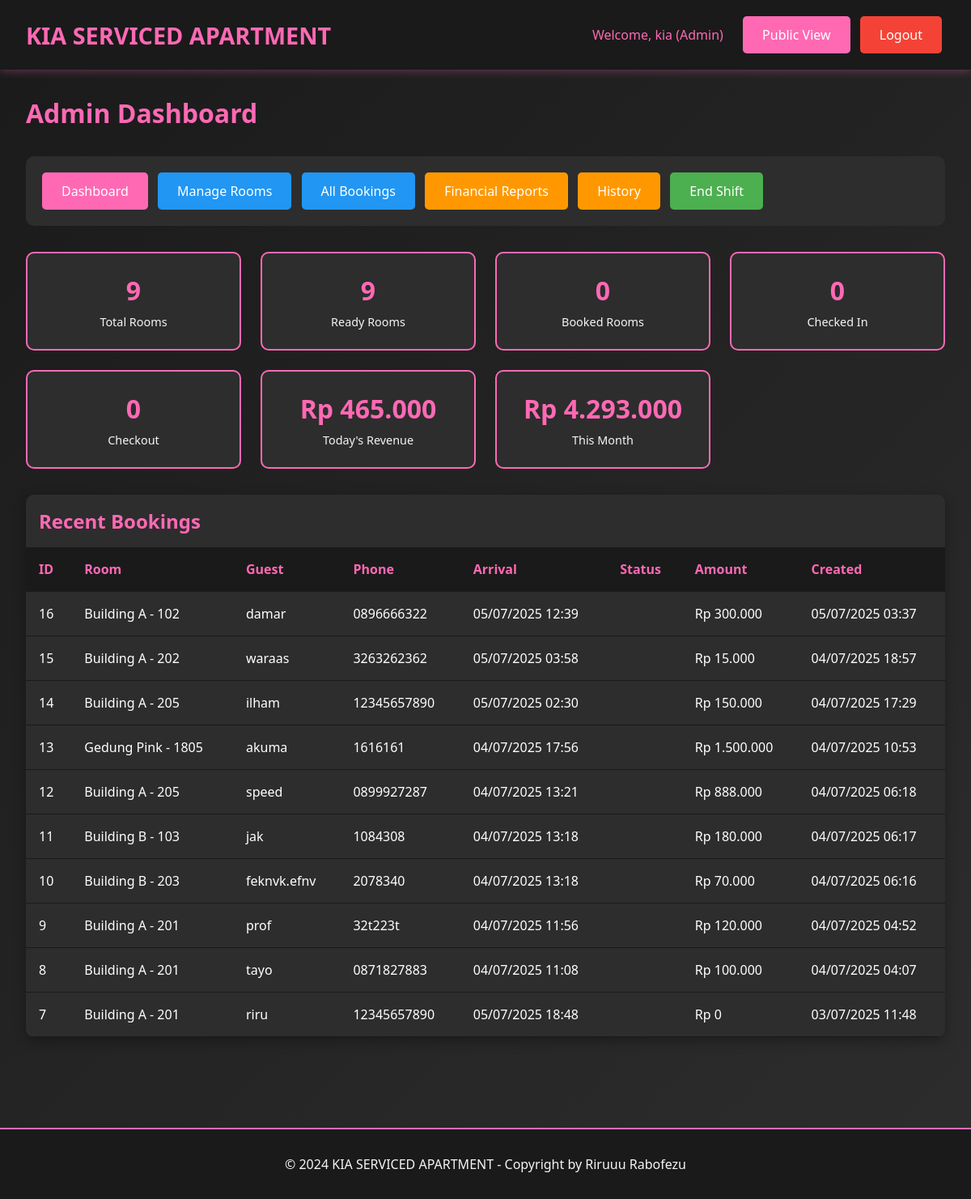
Page /admin/dashboard.php (signed in) on the earlier database version.
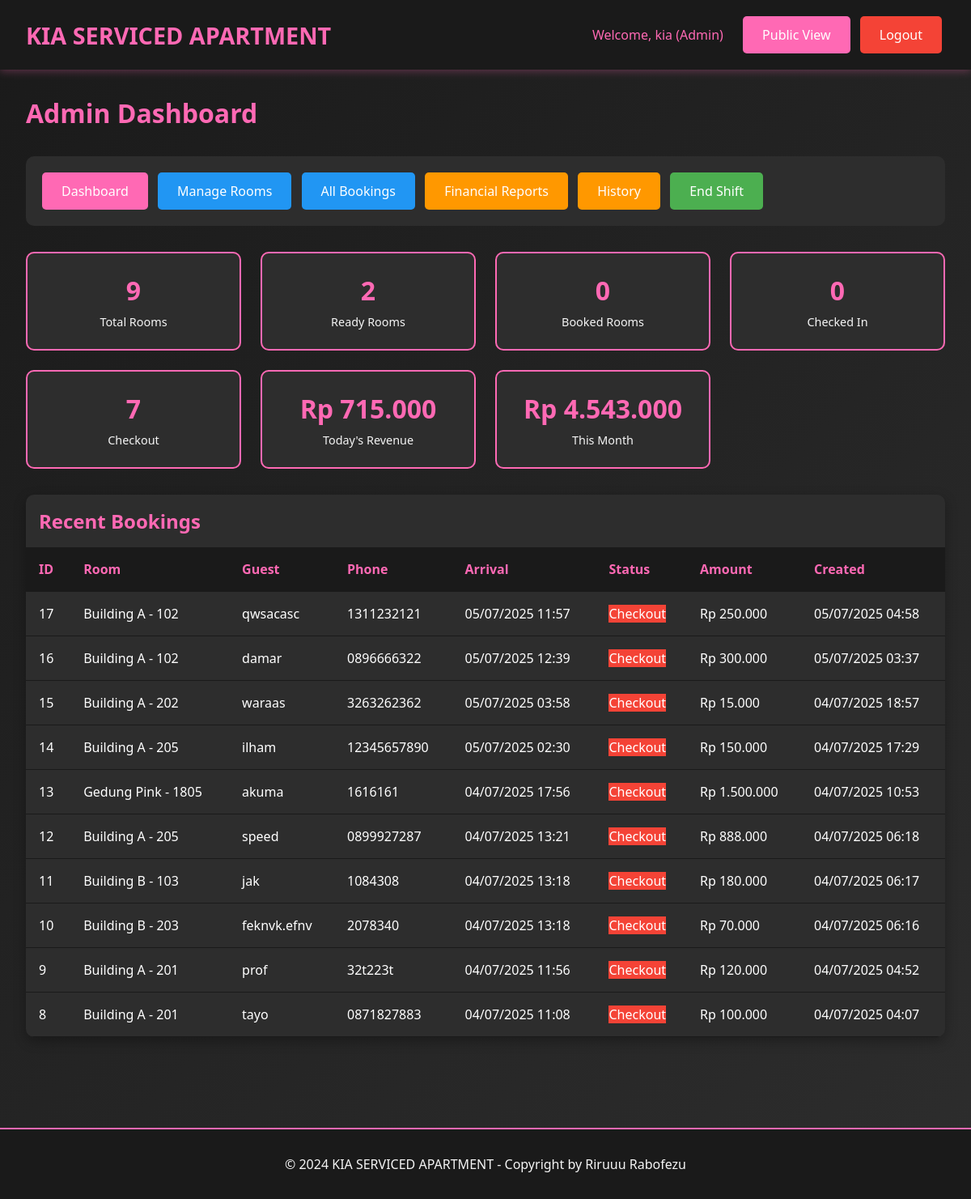
Same page on the later database version.
### tables this page shows
CREATE TABLE `bookings` (
  `id` int(11) NOT NULL,
  `room_id` int(11) NOT NULL,
  `guest_name` varchar(100) NOT NULL,
  `arrival_time` datetime NOT NULL,
  `phone_number` varchar(20) NOT NULL,
  `duration_type` enum('transit','fullday') NOT NULL,
  `duration_hours` int(11) NOT NULL,
  `price_amount` decimal(10,2) NOT NULL,
  `payment_method` varchar(50) NOT NULL,
  `deposit_type` enum('cash','id_card','no_deposit') NOT NULL,
  `deposit_amount` decimal(10,2) DEFAULT 0.00,
  `notes` text DEFAULT NULL,
  `status` enum('booked','checkin','checkout','cancelled','no_show') DEFAULT 'booked',
  `checkin_time` datetime DEFAULT NULL,
  `checkout_time` datetime DEFAULT NULL,
  `extra_time_hours` int(11) DEFAULT 0,
  `extra_time_amount` decimal(10,2) DEFAULT 0.00,
  `refund_amount` decimal(10,2) DEFAULT 0.00,
  `refund_method` varchar(50) DEFAULT NULL,
  `created_by` int(11) NOT NULL,
  `created_at` timestamp NOT NULL DEFAULT current_timestamp(),
  `updated_at` timestamp NOT NULL DEFAULT current_timestamp() ON UPDATE current_timestamp()
);

CREATE TABLE `rooms` (
  `id` int(11) NOT NULL,
  `location` varchar(100) NOT NULL,
  `floor_number` int(11) NOT NULL,
  `room_number` varchar(20) NOT NULL,
  `room_type` varchar(50) NOT NULL,
  `wifi_name` varchar(100) DEFAULT NULL,
  `wifi_password` varchar(100) DEFAULT NULL,
  `status` enum('ready','booked','checkin','checkout') DEFAULT 'ready',
  `created_at` timestamp NOT NULL DEFAULT current_timestamp(),
  `updated_at` timestamp NOT NULL DEFAULT current_timestamp() ON UPDATE current_timestamp()
);

### includes/config.php (called while the page is built, shortened)
<?php
function formatCurrency($amount) {
    return 'Rp ' . number_format($amount, 0, ',', '.');
}
function formatDateTime($datetime) {
    return date('d/m/Y H:i', strtotime($datetime));
}
?>

### admin/dashboard.php (the view, shortened to what the changed rows need)
<?php
require_once '../includes/config.php';
$stats = [];
$stmt = $pdo->query("SELECT COUNT(*) as total FROM rooms");
$stats['total_rooms'] = $stmt->fetch()['total'];
$stmt = $pdo->query("SELECT
    SUM(CASE WHEN (SELECT COUNT(*) FROM bookings WHERE room_id = r.id AND status IN ('booked', 'checkin', 'checkout')) = 0 THEN 1 ELSE 0 END) as ready,
    SUM(CASE WHEN (SELECT COUNT(*) FROM bookings WHERE room_id = r.id AND status = 'booked') > 0 THEN 1 ELSE 0 END) as booked,
    SUM(CASE WHEN (SELECT COUNT(*) FROM bookings WHERE room_id = r.id AND status = 'checkin') > 0 THEN 1 ELSE 0 END) as checkin,
    SUM(CASE WHEN (SELECT COUNT(*) FROM bookings WHERE room_id = r.id AND status = 'checkout') > 0 THEN 1 ELSE 0 END) as checkout
    FROM rooms r");
$room_stats = $stmt->fetch();
$stmt = $pdo->prepare("SELECT SUM(amount) as total FROM transactions WHERE DATE(transaction_date) = CURDATE() AND amount > 0");
$stmt->execute();
$stats['today_revenue'] = $stmt->fetch()['total'] ?? 0;
$stmt = $pdo->prepare("SELECT SUM(amount) as total FROM transactions WHERE MONTH(transaction_date) = MONTH(CURDATE()) AND YEAR(transaction_date) = YEAR(CURDATE()) AND amount > 0");
$stmt->execute();
$stats['month_revenue'] = $stmt->fetch()['total'] ?? 0;
$stmt = $pdo->prepare("SELECT b.*, r.room_number, r.location FROM bookings b
                      JOIN rooms r ON b.room_id = r.id
                      ORDER BY b.created_at DESC LIMIT 10");
$stmt->execute();
$recent_bookings = $stmt->fetchAll();
?>
<!DOCTYPE html>
<html lang="id">
<head>
    <link rel="stylesheet" href="../assets/css/style.css">
</head>
<body>
    <div class="container">
        <h1 style="color: var(--primary-pink); margin-bottom: 2rem;">Admin Dashboard</h1>
        <div class="dashboard-grid">
            <div class="stat-card">
                <div class="stat-number"><?php echo $room_stats['ready']; ?></div>
                <div class="stat-label">Ready Rooms</div>
            </div>
            <div class="stat-card">
                <div class="stat-number"><?php echo $room_stats['checkout']; ?></div>
                <div class="stat-label">Checkout</div>
            </div>
            <div class="stat-card">
                <div class="stat-number"><?php echo formatCurrency($stats['today_revenue']); ?></div>
                <div class="stat-label">Today's Revenue</div>
            </div>
            <div class="stat-card">
                <div class="stat-number"><?php echo formatCurrency($stats['month_revenue']); ?></div>
                <div class="stat-label">This Month</div>
            </div>
        </div>
        <div class="table-container">
            <h2 style="color: var(--primary-pink); margin: 1rem;">Recent Bookings</h2>
            <table class="table">
                <thead>
                    <tr>
                        <th>ID</th>
                        <th>Room</th>
                        <th>Guest</th>
                        <th>Phone</th>
                        <th>Arrival</th>
                        <th>Status</th>
                        <th>Amount</th>
                        <th>Created</th>
                    </tr>
                </thead>
                <tbody>
                    <?php foreach ($recent_bookings as $booking): ?>
                    <tr>
                        <td><?php echo $booking['id']; ?></td>
                        <td><?php echo htmlspecialchars($booking['location'] . ' - ' . $booking['room_number']); ?></td>
                        <td><?php echo htmlspecialchars($booking['guest_name']); ?></td>
                        <td><?php echo htmlspecialchars($booking['phone_number']); ?></td>
                        <td><?php echo formatDateTime($booking['arrival_time']); ?></td>
                        <td>
                            <span class="status-<?php echo $booking['status']; ?>">
                                <?php echo ucfirst($booking['status']); ?>
                            </span>
                        </td>
                        <td><?php echo formatCurrency($booking['price_amount']); ?></td>
                        <td><?php echo formatDateTime($booking['created_at']); ?></td>
                    </tr>
                    <?php endforeach; ?>
                </tbody>
            </table>
        </div>
    </div>
</body>
</html>

Differences in the rows shown:
no longer on this page (row edited): bookings: id "7", room.room_number "Building A - 201", guest_name "riru", phone_number "12345657890", arrival_time "05/07/2025 18:48", price_amount "Rp 0", created_at "03/07/2025 11:48"
added bookings: id "17", room.room_number "Building A - 102", guest_name "qwsacasc", phone_number "1311232121", arrival_time "05/07/2025 11:57", status "Checkout", price_amount "Rp 250.000", created_at "05/07/2025 04:58"
changed bookings "damar": status (not shown) → "Checkout"
changed bookings "waraas": status (not shown) → "Checkout"
changed bookings "ilham": status (not shown) → "Checkout"
changed bookings "akuma": status (not shown) → "Checkout"
changed bookings "speed": status (not shown) → "Checkout"
changed bookings "jak": status (not shown) → "Checkout"
changed bookings "feknvk.efnv": status (not shown) → "Checkout"
changed bookings "prof": status (not shown) → "Checkout"
changed bookings "tayo": status (not shown) → "Checkout"
Other differences:
$room_stats['ready']: "9" → "2"
$room_stats['checkout']: "0" → "7"
formatCurrency($stats['today_revenue']): "Rp 465.000" → "Rp 715.000"
formatCurrency($stats['month_revenue']): "Rp 4.293.000" → "Rp 4.543.000"
